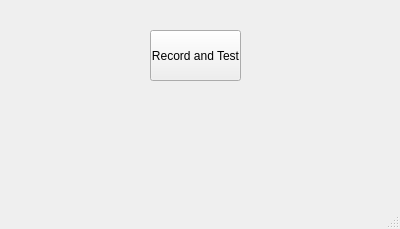
<?xml version="1.0" encoding="UTF-8"?>
<ui version="4.0">
 <class>CoreWindow</class>
 <widget class="QMainWindow" name="CoreWindow">
  <property name="geometry">
   <rect>
    <x>0</x>
    <y>0</y>
    <width>400</width>
    <height>229</height>
   </rect>
  </property>
  <property name="windowTitle">
   <string>MainWindow</string>
  </property>
  <widget class="QWidget" name="centralwidget">
   <widget class="QPushButton" name="record_btn">
    <property name="geometry">
     <rect>
      <x>150</x>
      <y>30</y>
      <width>91</width>
      <height>51</height>
     </rect>
    </property>
    <property name="text">
     <string>Record and Test</string>
    </property>
   </widget>
  </widget>
  <widget class="QMenuBar" name="menubar">
   <property name="geometry">
    <rect>
     <x>0</x>
     <y>0</y>
     <width>400</width>
     <height>21</height>
    </rect>
   </property>
  </widget>
  <widget class="QStatusBar" name="statusbar"/>
 </widget>
 <resources/>
 <connections/>
</ui>
